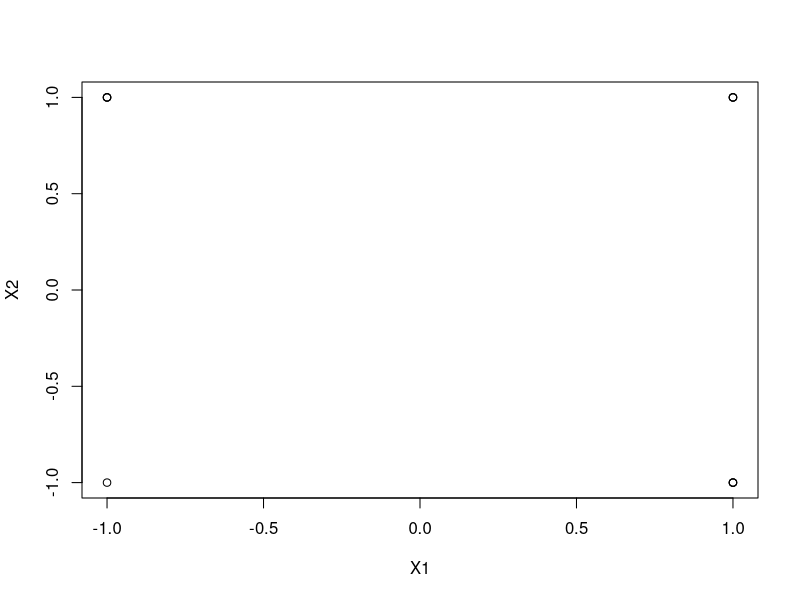

Generate this figure with R:
library(ggplot2)
library(hexbin)

lattice <- data.frame(replicate(10,sample(c(-1,1),10,rep=TRUE)))
plotdf<-data.matrix(lattice)


plot(plotdf)